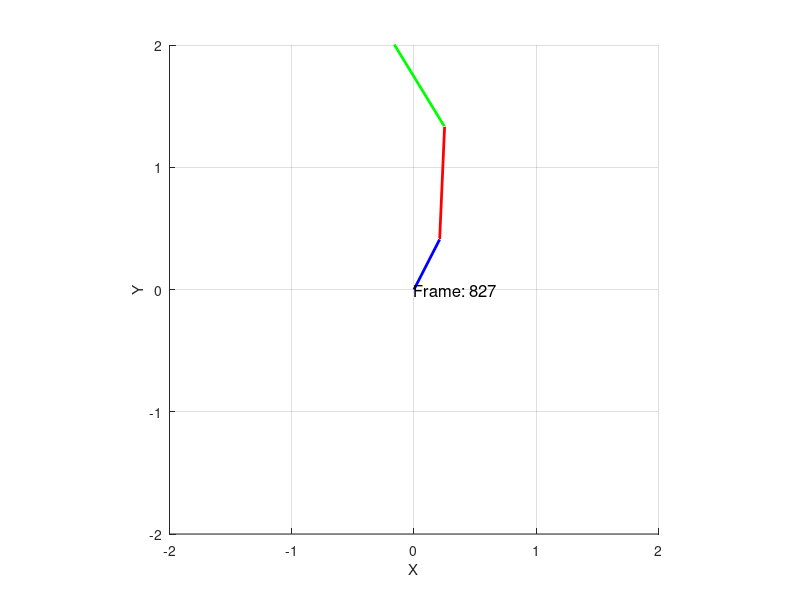

This chart was generated by the following MATLAB code:
clear

load data_new/motion_array_all.txt
load data_new/pred_array_all.txt
data_original = motion_array_all;

data = zeros(size(data_original, 1), 9);
data(:,[1,2,4,5,7,8]) = data_original;

for i = 1:3
    data(:,3*i) = sqrt(1 - data_original(:,2*i-1).^2 - data_original(:,2*i).^2);
end

%%
% フレームの間引き（重くなるのを防ぐため）
frame_skip = 1;
data = data(1:frame_skip:end, :);
num_frames = size(data, 1);

% アームのセグメントの長さ
segment_length = 1;

% 肩の位置（原点）
shoulder = [0, 0, 0];

% 図の初期化
figure;
hold on;
axis equal;
grid on;
xlim([-2, 2]);
ylim([-2, 2]);
zlim([-2, 2]);
xlabel('X');
ylabel('Y');
zlabel('Z');
view(2);

% 初期プロット
elbow = shoulder + data(1, 1:3) * segment_length;
wrist = elbow + data(1, 4:6) * segment_length;
thumb = wrist + data(1, 7:9) * segment_length;

h_shoulder_elbow = plot3([shoulder(1) elbow(1)], [shoulder(2) elbow(2)], [shoulder(3) elbow(3)], 'b', 'LineWidth', 2);
h_elbow_wrist = plot3([elbow(1) wrist(1)], [elbow(2) wrist(2)], [elbow(3) wrist(3)], 'r', 'LineWidth', 2);
h_wrist_thumb = plot3([wrist(1) thumb(1)], [wrist(2) thumb(2)], [wrist(3) thumb(3)], 'g', 'LineWidth', 2);

% フレーム番号の表示用テキストオブジェクト
h_frame_text = text(0, 0, 0, sprintf('Frame: 1'), 'FontSize', 12, 'Color', 'k');

% アニメーションループ
for i = 2:num_frames
    % 各関節の位置を計算
    elbow = shoulder + data(i, 1:3) * segment_length;
    wrist = elbow + data(i, 4:6) * segment_length;
    thumb = wrist + data(i, 7:9) * segment_length;
    
    % プロットの更新
    set(h_shoulder_elbow, 'XData', [shoulder(1) elbow(1)], 'ZData', [-shoulder(2) -elbow(2)], 'YData', [shoulder(3) elbow(3)]);
    set(h_elbow_wrist, 'XData', [elbow(1) wrist(1)], 'ZData', [-elbow(2) -wrist(2)], 'YData', [elbow(3) wrist(3)]);
    set(h_wrist_thumb, 'XData', [wrist(1) thumb(1)], 'ZData', [-wrist(2) -thumb(2)], 'YData', [wrist(3) thumb(3)]);
    
    % 本来は以下(今回はy,zが座標系として逆、zはマイナスが逆)
    % set(h_shoulder_elbow, 'XData', [shoulder(1) elbow(1)], 'YData', [shoulder(2) elbow(2)], 'ZData', [shoulder(3) elbow(3)]);
    % set(h_elbow_wrist, 'XData', [elbow(1) wrist(1)], 'YData', [elbow(2) wrist(2)], 'ZData', [elbow(3) wrist(3)]);
    % set(h_wrist_thumb, 'XData', [wrist(1) thumb(1)], 'YData', [wrist(2) thumb(2)], 'ZData', [wrist(3) thumb(3)]);
    
    set(h_frame_text, 'String', sprintf('Frame: %d', i));
    
    % 描画の更新
    drawnow;
    pause(0.1);
end

hold off;

